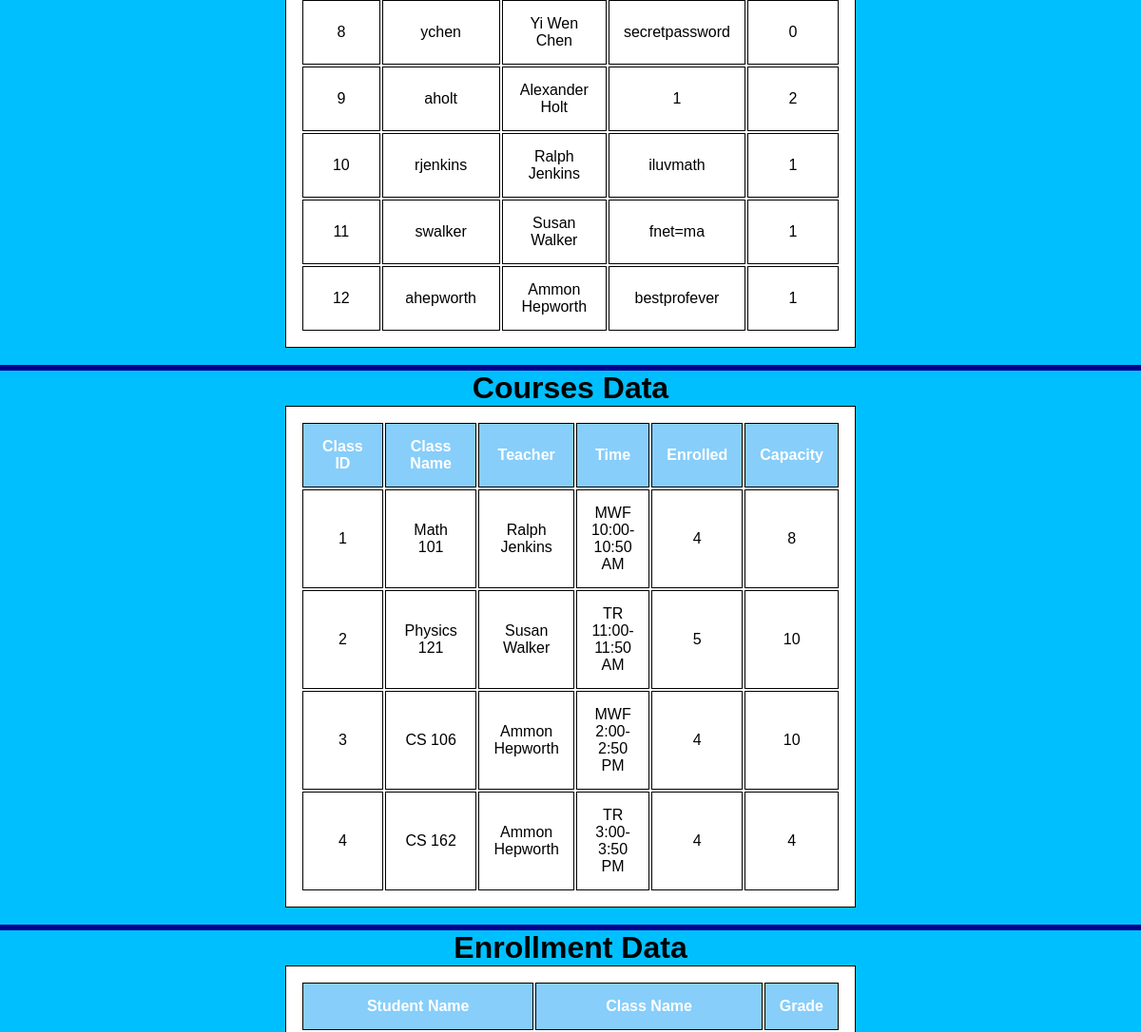
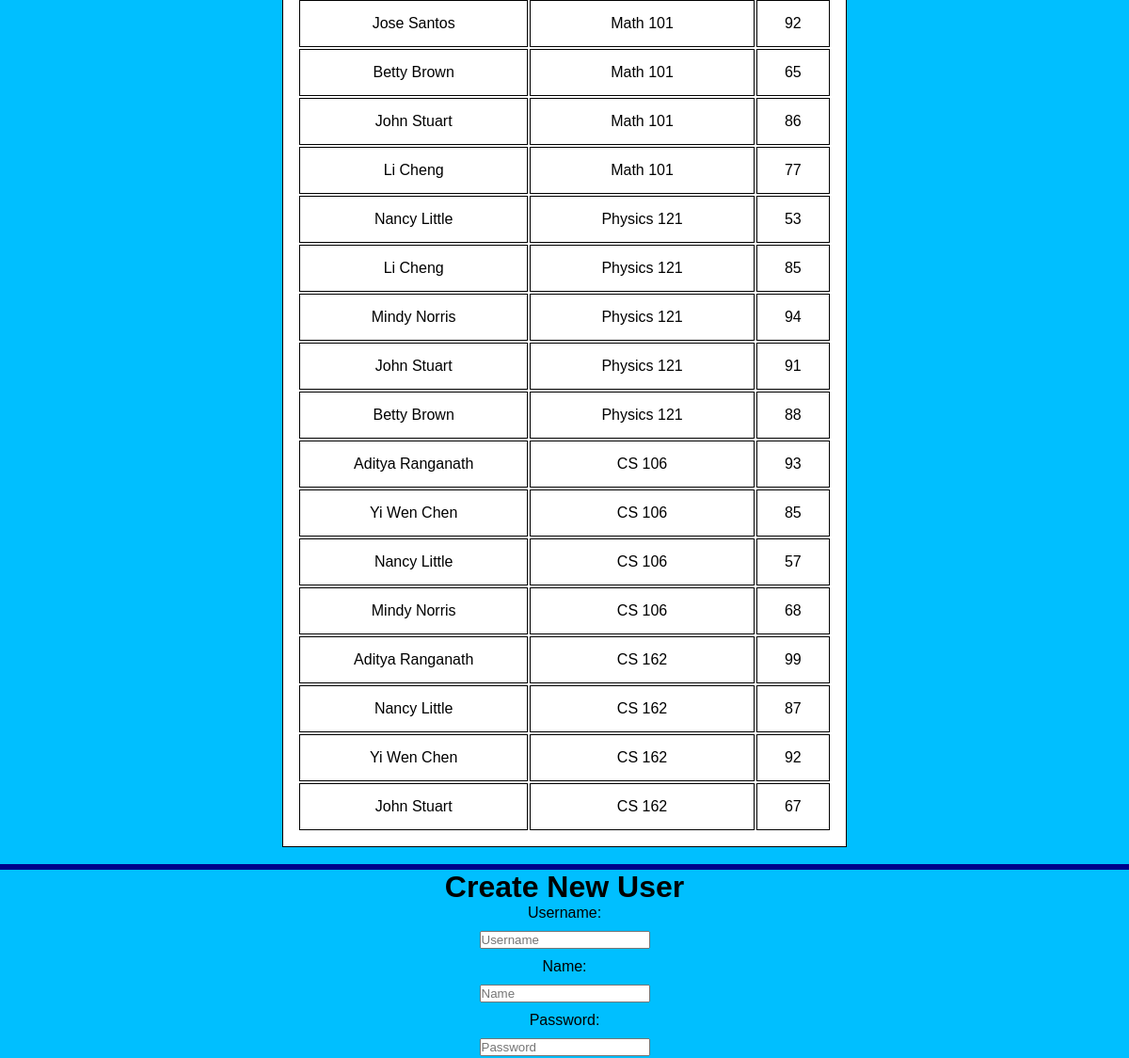
Page /admin (signed in, middle part) on the earlier database version (2 pictures, top to bottom).
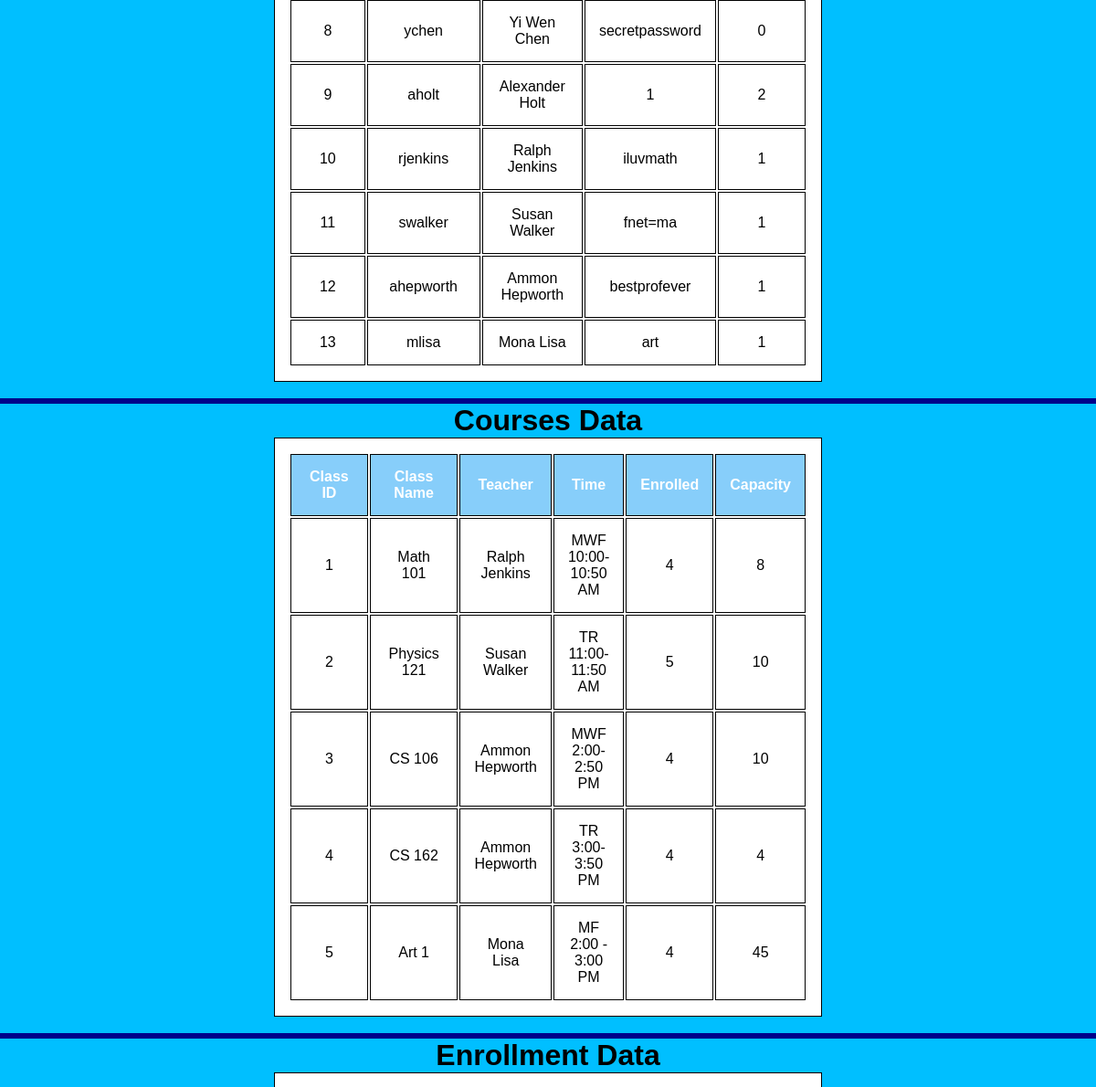
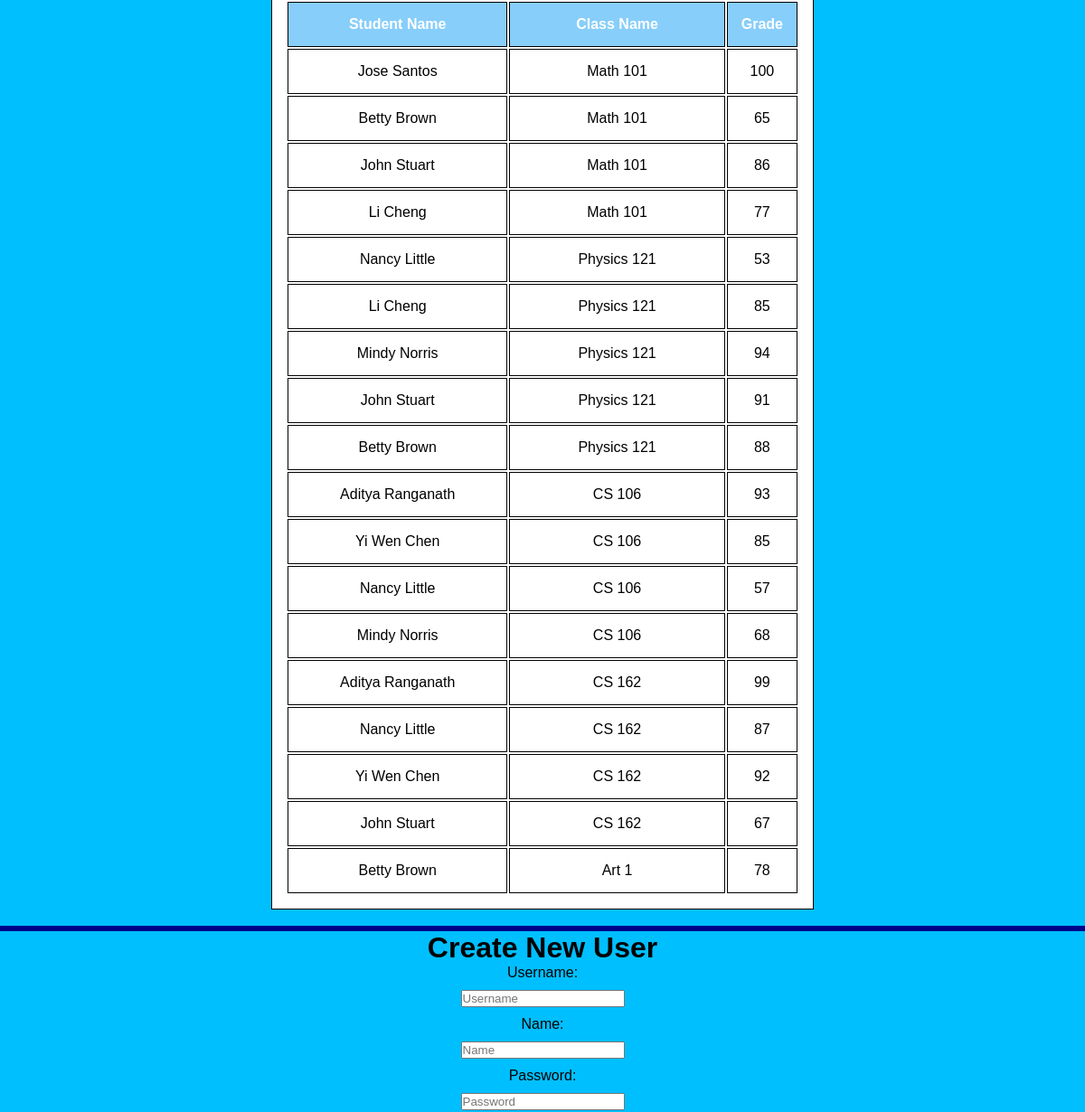
Same page on the later database version (2 pictures, top to bottom).
### runner.py (models this page shows, shortened)
class Users(UserMixin, db.Model):
    __tablename__ = "Users"
    user_id = db.Column(db.Integer, primary_key = True)
    username = db.Column(db.String, nullable = False)
    name = db.Column(db.String, nullable = False)
    password = db.Column(db.String, nullable = False)
    acct_type = db.Column(db.Integer, nullable = False) # 0 - Student, 1 - Teacher, 2 - Admin

class Courses(db.Model):
    __tablename__ = "Courses"
    class_id = db.Column(db.Integer, primary_key = True)
    class_name = db.Column(db.String, nullable = False)
    teacher = db.Column(db.String, nullable = False)
    time = db.Column(db.String, nullable = False)
    enrolled = db.Column(db.Integer, nullable = False)
    capacity = db.Column(db.Integer, nullable = False)

### runner.py (the view, shortened to what this page needs)
@app.route('/admin', methods = ["GET", "POST", "PUT", "DELETE"])
@login_required
def admin():
    if request.method == "POST":
        data = request.get_json()
        if data["post"] == "user":
            user = Users.query.filter_by(username = data["username"]).first()
            if user is None:
                user = Users(data["username"], data["name"], data["password"], int(data["acct_type"]))
                db.session.add(user)
                db.session.commit()
                return "success"
        elif data["post"] == "class":
            course = Courses.query.filter_by(class_name = data["classname"]).first()
            if course is None:
                course = Courses(data["classname"], data["teacher"], data["time"], int(data["enrollment"]), int(data["capacity"]))
                db.session.add(course)
                db.session.commit()
                return "success"
        else:
            user = Users.query.filter_by(username = data["username"]).first()
            course = Courses.query.filter_by(class_name = data["classname"]).first()
            if user is not None and course is not None and user.acct_type == 0:
                enroll = Enrollment(user.user_id, course.class_id, int(data["grade"]))
                course.enrolled = course.enrolled + 1
                db.session.add(enroll)
                db.session.commit()
                return "success"
    elif request.method == "GET":
        all_courses = []
        all_grades = []
        all_users = []
        allRows = Enrollment.query.all()
        for row in allRows:
            user = Users.query.filter_by(user_id = row.users_id).first()
            course = Courses.query.filter_by(class_id = row.classes_id).first()
            all_courses.append(course.class_name)
            all_users.append(user.name)
            all_grades.append(row.grade)
        return render_template('admin.html', courses = Courses.query.all(), users = Users.query.all(), enrollCourses = all_courses, enrollUsers = all_users, enrollGrades = all_grades, length = len(all_courses))

### runner.py (called while the page is built)
@login_manager.user_loader
def load_user(user_id):
    return Users.query.filter_by(user_id = user_id).first()

### templates/admin.html (shortened to what this page needs)
<!DOCTYPE html>
<html>
    <head>
        <link href="../static/styles.css" rel="stylesheet">
    </head>
    <body>
    <div class="admin">
        <table id = "admin_users">
            <tbody>
                {% for user in users %}
                <tr>
                    <td>{{user.user_id}}</td>
                    <td>{{user.username}}</td>
                    <td>{{user.name}}</td>
                    <td>{{user.password}}</td>
                    <td>{{user.acct_type}}</td>
                </tr>
                {% endfor %}</tbody>
        </table><br>
        <hr>
        <h1>Courses Data</h1>
        <table id = "admin_courses">
            <thead>
                <tr>
                    <th>Class ID</th>
                    <th>Class Name</th>
                    <th>Teacher</th>
                    <th>Time</th>
                    <th>Enrolled</th>
                    <th>Capacity</th>
                </tr>
            </thead>
            <tbody>
                {% for course in courses %}
                <tr>
                    <td>{{course.class_id}}</td>
                    <td>{{course.class_name}}</td>
                    <td>{{course.teacher}}</td>
                    <td>{{course.time}}</td>
                    <td>{{course.enrolled}}</td>
                    <td>{{course.capacity}}</td>
                </tr>
                {% endfor %}</tbody>
        </table><br>
        <hr>
        <h1>Enrollment Data</h1>
        <table id = "admin_enrollment">
            <thead>
                <tr>
                    <th>Student Name</th>
                    <th>Class Name</th>
                    <th>Grade</th>
                </tr>
            </thead>
            <tbody>
                {% for i in range(0, length) %}
                <tr>
                    <td>{{enrollUsers[i]}}</td>
                    <td>{{enrollCourses[i]}}</td>
                    <td>{{enrollGrades[i]}}</td>
                </tr>
                {% endfor %}</tbody>
        </table><br>
        <hr>
        <h1>Create New User</h1>
        <form>
            <label for="user_name">Username:</label><br>
            <input type="text" id="add_username" name="user_name" placeholder="Username"><br>
            <label for="name">Name:</label><br>
            <input type="text" id="add_name" name="name" placeholder="Name"><br>
            <label for="password">Password:</label><br>
            <input type="text" id="add_password" name="password" placeholder="Password"><br>
            <label for="acct_type">Account Type:</label><br>
            <input type="number" id="add_acct_type" name="acct_type" placeholder="Account Type"><br>
        </form>
        <button type="button" id = "admin_newuser">Upload New User</button><br>
        <button type="button" id = "admin_newclass">Upload New Class</button><br>
        <button type="button" id = "admin_enroll">Enroll Student in Class</button><br>
        <button type="button" id = "update_user">Update User</button><br>
        <button type="button" id = "update_class">Update Class</button><br>
        <h1>Update Grade</h1><br>
        <button type="button" id = "update_grade_button">Update Grade</button><br>
        <h1>Delete User</h1><br>
        <button type="button" id = "delete_user_button">Delete User</button><br>
        <button type="button" id = "delete_class_button">Delete Class</button><br>
        <button type="button" id = "unenroll_user">Unenroll User</button><br>
    </div>
    </body>
</html>

### static/styles.css (style rules this page uses)
* { margin: 0; padding: 0; font-family: sans-serif; line-height: normal; }
input { margin: 10px; }
.admin { width: 100%; height: 100%; background-position: center; align-items: center; text-align: center; background-color:deepskyblue; }
table, th, td { border: 1px solid black; margin-left: auto; margin-right: auto; width: 50%; padding: 15px; text-align: center; color: black; background-color:white; }
th { background-color:lightskyblue; color:white; }
hr { border: 3px solid darkblue; }

Differences in the rows shown:
added Users: user_id "13", username "mlisa", name "Mona Lisa", password "art", acct_type "1"
added Courses: class_id "5", class_name "Art 1", teacher "Mona Lisa", time "MF 2:00 - 3:00 PM", enrolled "4", capacity "45", class_name "Art 1"
Other differences:
new list line: "Jose Santos"
new list line: "Math 101"
new list line: "100"
new list line: "Betty Brown"
new list line: "78"
list line gone: "Jose Santos"
list line gone: "Math 101"
list line gone: "92"
